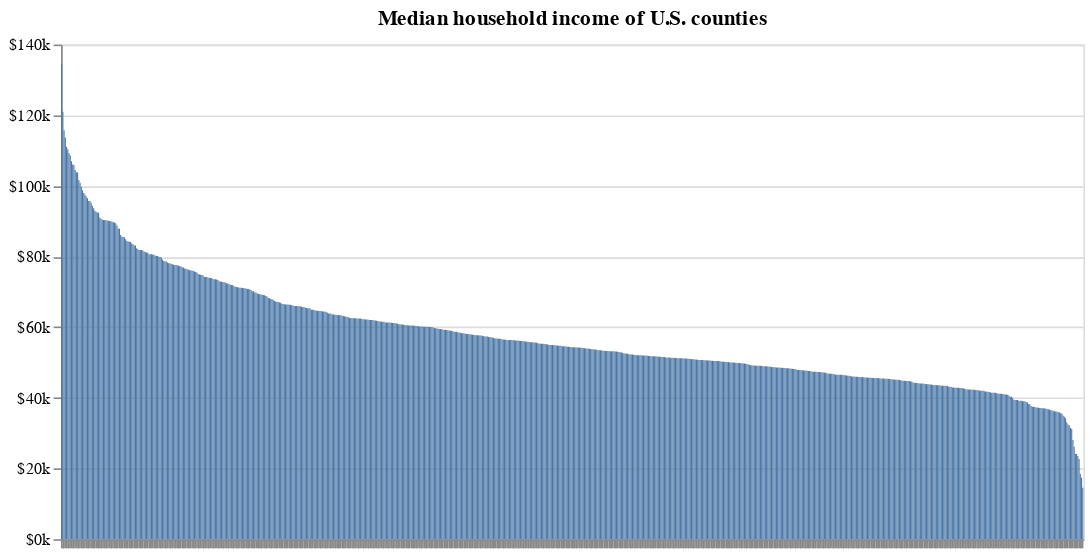

Notebook code cell kept with this figure:
### Markdown cell above
Make the chart.

### Code cell
alt.Chart(df, title="Median household income of U.S. counties").mark_bar().encode(
    x=alt.X(
        "name:N",
        axis=alt.Axis(labels=False, title=""),  # Remove all x-axis labels
        # Here's where you can resort the order of the columns on the x-axis
        sort=alt.SortField(
            # This SortField class requires at least three inputs,
            # which does seem like overkill. I'd like to see a simpler
            # way to pull this off.
            field='b19013001',  # First the field you want to sort on 
            op='sum',  # Then the operation to run on that field. In this case, we just total the value.
            order="descending"  # Finally, the order to sort.
        )
    ),
    y=alt.Y(
        "b19013001:Q",
        axis=alt.Axis(title="", format="$s")  # Tidy up the dollar labels
    )
).properties(width=620)  # We can cram in the bars and make them small by restricting the width

### Figure 1 — Vega-Lite specification as saved in the notebook (floating-point values rounded to 4 significant figures; data arrays with more than 128 entries replaced by an {"elided": "..."} marker saying what was removed)
{"$schema": "https://vega.github.io/schema/vega-lite/v2.4.1.json", "config": {"view": {"height": 300, "width": 400}}, "data": {"values": {"elided": "831 records"}}, "encoding": {"x": {"axis": {"labels": false, "title": ""}, "field": "name", "sort": {"field": "b19013001", "op": "sum", "order": "descending"}, "type": "nominal"}, "y": {"axis": {"format": "$s", "title": ""}, "field": "b19013001", "type": "quantitative"}}, "mark": "bar", "title": "Median household income of U.S. counties", "width": 620}
